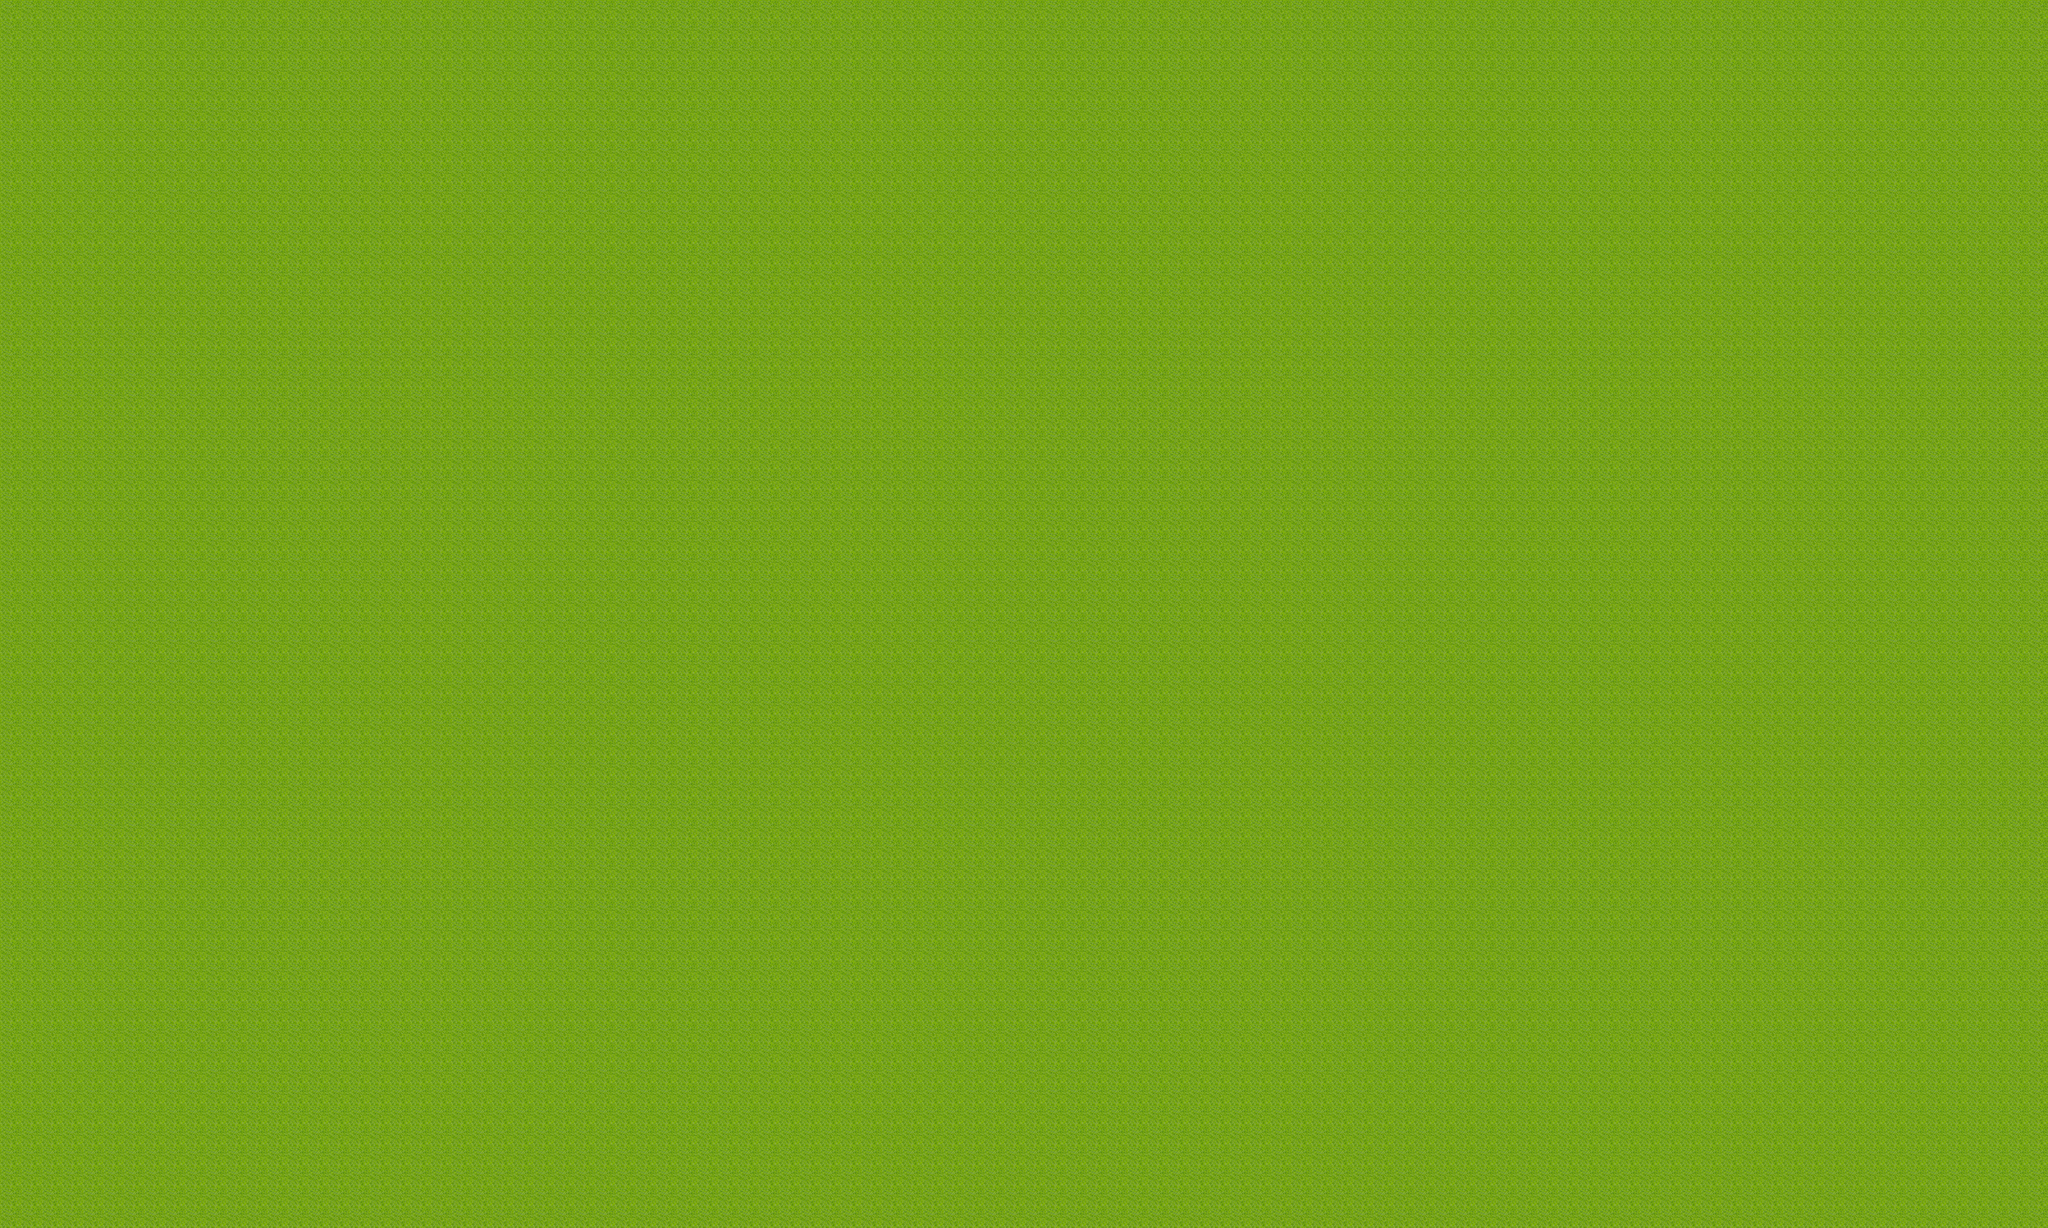

This game map was drawn from its Tiled (.tmx) file and the tilesets committed beside it. A one-line description and the full map source follow:
An orthogonal 50x30 tile map with 64x64 px tiles, 1 tile layer (terreno) and 1 object (player).

<map version="1.2" tiledversion="2020.05.07" orientation="orthogonal" renderorder="right-down" width="50" height="30" tilewidth="64" tileheight="64" infinite="0" nextlayerid="3" nextobjectid="2">
 <tileset firstgid="1" source="../img/tilesets/terreno.tsx" />
 <layer id="1" name="terreno" width="50" height="30">
  <data encoding="csv">
1,1,1,1,1,1,1,1,1,1,1,1,1,1,1,1,1,1,1,1,1,1,1,1,1,1,1,1,1,1,1,1,1,1,1,1,1,1,1,1,1,1,1,1,1,1,1,1,1,1,
1,1,1,1,1,1,1,1,1,1,1,1,1,1,1,1,1,1,1,1,1,1,1,1,1,1,1,1,1,1,1,1,1,1,1,1,1,1,1,1,1,1,1,1,1,1,1,1,1,1,
1,1,1,1,1,1,1,1,1,1,1,1,1,1,1,1,1,1,1,1,1,1,1,1,1,1,1,1,1,1,1,1,1,1,1,1,1,1,1,1,1,1,1,1,1,1,1,1,1,1,
1,1,1,1,1,1,1,1,1,1,1,1,1,1,1,1,1,1,1,1,1,1,1,1,1,1,1,1,1,1,1,1,1,1,1,1,1,1,1,1,1,1,1,1,1,1,1,1,1,1,
1,1,1,1,1,1,1,1,1,1,1,1,1,1,1,1,1,1,1,1,1,1,1,1,1,1,1,1,1,1,1,1,1,1,1,1,1,1,1,1,1,1,1,1,1,1,1,1,1,1,
1,1,1,1,1,1,1,1,1,1,1,1,1,1,1,1,1,1,1,1,1,1,1,1,1,1,1,1,1,1,1,1,1,1,1,1,1,1,1,1,1,1,1,1,1,1,1,1,1,1,
1,1,1,1,1,1,1,1,1,1,1,1,1,1,1,1,1,1,1,1,1,1,1,1,1,1,1,1,1,1,1,1,1,1,1,1,1,1,1,1,1,1,1,1,1,1,1,1,1,1,
1,1,1,1,1,1,1,1,1,1,1,1,1,1,1,1,1,1,1,1,1,1,1,1,1,1,1,1,1,1,1,1,1,1,1,1,1,1,1,1,1,1,1,1,1,1,1,1,1,1,
1,1,1,1,1,1,1,1,1,1,1,1,1,1,1,1,1,1,1,1,1,1,1,1,1,1,1,1,1,1,1,1,1,1,1,1,1,1,1,1,1,1,1,1,1,1,1,1,1,1,
1,1,1,1,1,1,1,1,1,1,1,1,1,1,1,1,1,1,1,1,1,1,1,1,1,1,1,1,1,1,1,1,1,1,1,1,1,1,1,1,1,1,1,1,1,1,1,1,1,1,
1,1,1,1,1,1,1,1,1,1,1,1,1,1,1,1,1,1,1,1,1,1,1,1,1,1,1,1,1,1,1,1,1,1,1,1,1,1,1,1,1,1,1,1,1,1,1,1,1,1,
1,1,1,1,1,1,1,1,1,1,1,1,1,1,1,1,1,1,1,1,1,1,1,1,1,1,1,1,1,1,1,1,1,1,1,1,1,1,1,1,1,1,1,1,1,1,1,1,1,1,
1,1,1,1,1,1,1,1,1,1,1,1,1,1,1,1,1,1,1,1,1,1,1,1,1,1,1,1,1,1,1,1,1,1,1,1,1,1,1,1,1,1,1,1,1,1,1,1,1,1,
1,1,1,1,1,1,1,1,1,1,1,1,1,1,1,1,1,1,1,1,1,1,1,1,1,1,1,1,1,1,1,1,1,1,1,1,1,1,1,1,1,1,1,1,1,1,1,1,1,1,
1,1,1,1,1,1,1,1,1,1,1,1,1,1,1,1,1,1,1,1,1,1,1,1,1,1,1,1,1,1,1,1,1,1,1,1,1,1,1,1,1,1,1,1,1,1,1,1,1,1,
1,1,1,1,1,1,1,1,1,1,1,1,1,1,1,1,1,1,1,1,1,1,1,1,1,1,1,1,1,1,1,1,1,1,1,1,1,1,1,1,1,1,1,1,1,1,1,1,1,1,
1,1,1,1,1,1,1,1,1,1,1,1,1,1,1,1,1,1,1,1,1,1,1,1,1,1,1,1,1,1,1,1,1,1,1,1,1,1,1,1,1,1,1,1,1,1,1,1,1,1,
1,1,1,1,1,1,1,1,1,1,1,1,1,1,1,1,1,1,1,1,1,1,1,1,1,1,1,1,1,1,1,1,1,1,1,1,1,1,1,1,1,1,1,1,1,1,1,1,1,1,
1,1,1,1,1,1,1,1,1,1,1,1,1,1,1,1,1,1,1,1,1,1,1,1,1,1,1,1,1,1,1,1,1,1,1,1,1,1,1,1,1,1,1,1,1,1,1,1,1,1,
1,1,1,1,1,1,1,1,1,1,1,1,1,1,1,1,1,1,1,1,1,1,1,1,1,1,1,1,1,1,1,1,1,1,1,1,1,1,1,1,1,1,1,1,1,1,1,1,1,1,
1,1,1,1,1,1,1,1,1,1,1,1,1,1,1,1,1,1,1,1,1,1,1,1,1,1,1,1,1,1,1,1,1,1,1,1,1,1,1,1,1,1,1,1,1,1,1,1,1,1,
1,1,1,1,1,1,1,1,1,1,1,1,1,1,1,1,1,1,1,1,1,1,1,1,1,1,1,1,1,1,1,1,1,1,1,1,1,1,1,1,1,1,1,1,1,1,1,1,1,1,
1,1,1,1,1,1,1,1,1,1,1,1,1,1,1,1,1,1,1,1,1,1,1,1,1,1,1,1,1,1,1,1,1,1,1,1,1,1,1,1,1,1,1,1,1,1,1,1,1,1,
1,1,1,1,1,1,1,1,1,1,1,1,1,1,1,1,1,1,1,1,1,1,1,1,1,1,1,1,1,1,1,1,1,1,1,1,1,1,1,1,1,1,1,1,1,1,1,1,1,1,
1,1,1,1,1,1,1,1,1,1,1,1,1,1,1,1,1,1,1,1,1,1,1,1,1,1,1,1,1,1,1,1,1,1,1,1,1,1,1,1,1,1,1,1,1,1,1,1,1,1,
1,1,1,1,1,1,1,1,1,1,1,1,1,1,1,1,1,1,1,1,1,1,1,1,1,1,1,1,1,1,1,1,1,1,1,1,1,1,1,1,1,1,1,1,1,1,1,1,1,1,
1,1,1,1,1,1,1,1,1,1,1,1,1,1,1,1,1,1,1,1,1,1,1,1,1,1,1,1,1,1,1,1,1,1,1,1,1,1,1,1,1,1,1,1,1,1,1,1,1,1,
1,1,1,1,1,1,1,1,1,1,1,1,1,1,1,1,1,1,1,1,1,1,1,1,1,1,1,1,1,1,1,1,1,1,1,1,1,1,1,1,1,1,1,1,1,1,1,1,1,1,
1,1,1,1,1,1,1,1,1,1,1,1,1,1,1,1,1,1,1,1,1,1,1,1,1,1,1,1,1,1,1,1,1,1,1,1,1,1,1,1,1,1,1,1,1,1,1,1,1,1,
1,1,1,1,1,1,1,1,1,1,1,1,1,1,1,1,1,1,1,1,1,1,1,1,1,1,1,1,1,1,1,1,1,1,1,1,1,1,1,1,1,1,1,1,1,1,1,1,1,1
</data>
 </layer>
 <objectgroup id="2" name="obstaculos" locked="1">
  <object id="1" name="player" x="126.483" y="127.462" width="64" height="64" />
 </objectgroup>
</map>
